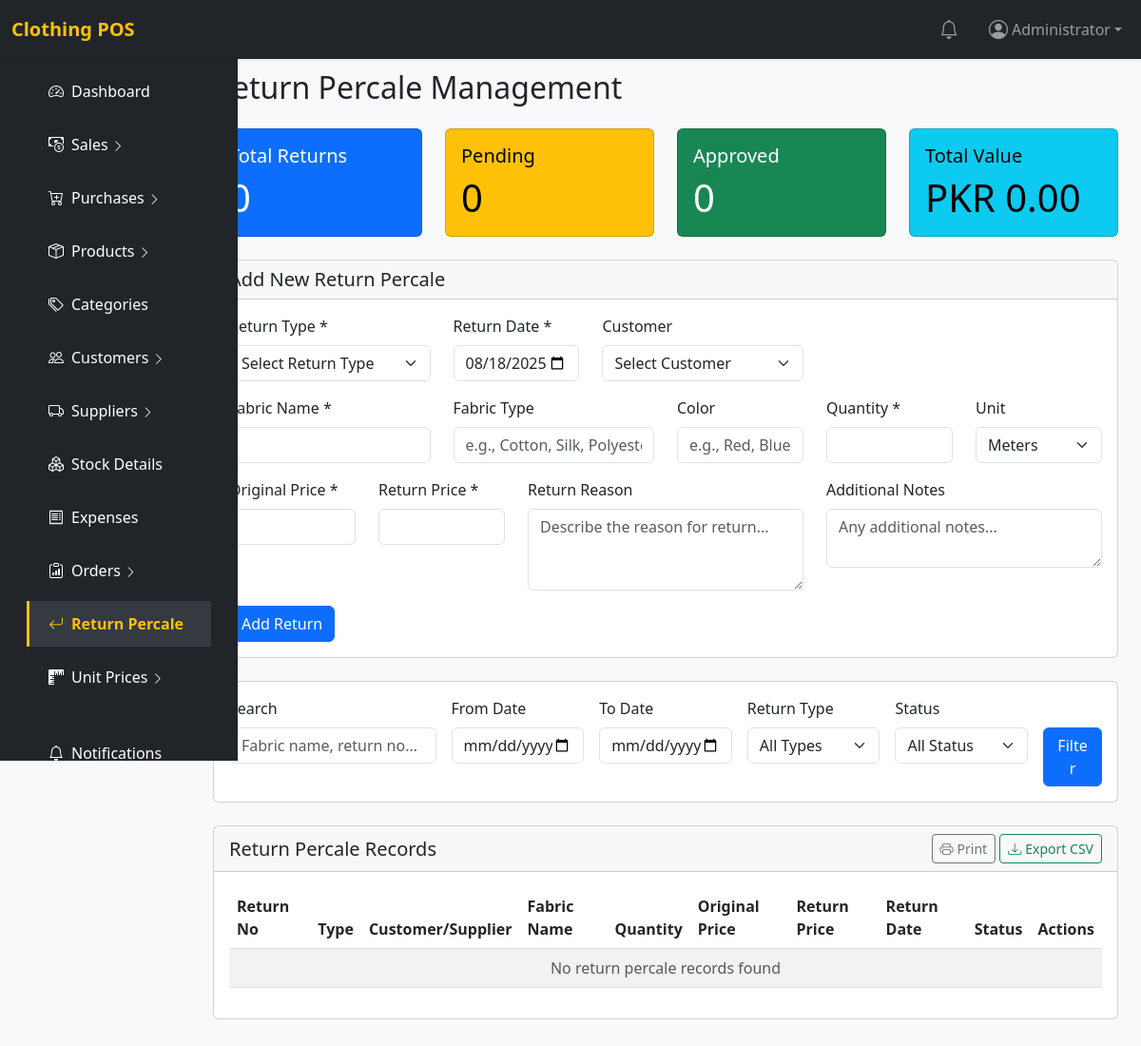
The app's page /return_percale.php (signed in), older data.
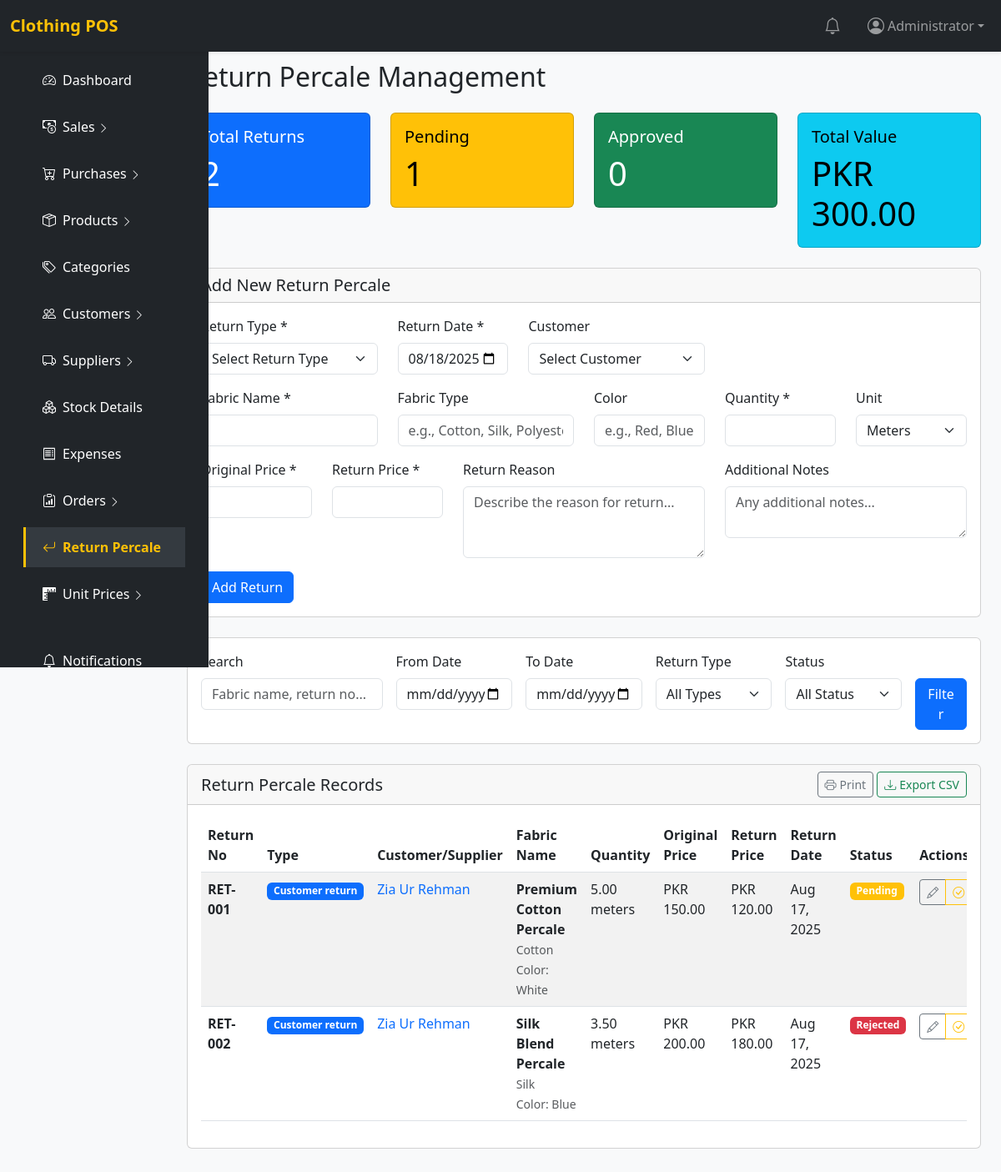
The same page, newer data.
### tables this page shows
CREATE TABLE `settings` (
  `id` int(11) NOT NULL,
  `setting_key` varchar(100) NOT NULL,
  `setting_value` text NOT NULL,
  `setting_description` text DEFAULT NULL,
  `setting_type` enum('text','number','select','textarea','boolean') DEFAULT 'text',
  `setting_group` varchar(50) DEFAULT 'general',
  `is_public` tinyint(1) DEFAULT 1,
  `created_at` timestamp NOT NULL DEFAULT current_timestamp(),
  `updated_at` timestamp NOT NULL DEFAULT current_timestamp() ON UPDATE current_timestamp()
);

CREATE TABLE `return_percale` (
  `id` int(11) NOT NULL,
  `return_no` varchar(50) NOT NULL,
  `return_type` enum('customer_return','supplier_return') NOT NULL DEFAULT 'customer_return',
  `customer_id` int(11) DEFAULT NULL,
  `supplier_id` int(11) DEFAULT NULL,
  `order_id` int(11) DEFAULT NULL,
  `purchase_id` int(11) DEFAULT NULL,
  `product_id` int(11) DEFAULT NULL,
  `fabric_name` varchar(255) NOT NULL,
  `fabric_type` varchar(100) DEFAULT NULL,
  `color` varchar(50) DEFAULT NULL,
  `quantity` decimal(10,2) NOT NULL,
  `unit` varchar(20) DEFAULT 'meters',
  `original_price` decimal(15,2) NOT NULL,
  `return_price` decimal(15,2) NOT NULL,
  `return_reason` text DEFAULT NULL,
  `return_date` date NOT NULL,
  `status` enum('pending','approved','rejected','completed') NOT NULL DEFAULT 'pending',
  `approved_by` int(11) DEFAULT NULL,
  `approved_date` date DEFAULT NULL,
  `notes` text DEFAULT NULL,
  `created_by` int(11) NOT NULL,
  `created_at` timestamp NOT NULL DEFAULT current_timestamp(),
  `updated_at` timestamp NOT NULL DEFAULT current_timestamp() ON UPDATE current_timestamp()
);

CREATE TABLE `customer` (
  `id` int(11) NOT NULL,
  `name` varchar(100) DEFAULT NULL,
  `address` varchar(255) NOT NULL,
  `mobile` varchar(30) NOT NULL,
  `email` varchar(100) NOT NULL,
  `opening_balance` decimal(15,2) NOT NULL DEFAULT 0.00,
  `status` tinyint(1) NOT NULL DEFAULT 1,
  `created_at` timestamp NOT NULL DEFAULT current_timestamp()
);

### includes/settings.php (called while the page is built, shortened)
<?php
function get_setting($key, $default = '') {
    global $pdo;
    try {
        $stmt = $pdo->query("SHOW TABLES LIKE 'settings'");
        $stmt = $pdo->prepare("SELECT setting_value FROM settings WHERE setting_key = ?");
        $stmt->execute([$key]);
        $result = $stmt->fetch(PDO::FETCH_ASSOC);
        if ($result && $result['setting_value'] !== null) {
            return $result['setting_value'];
        }
        return $default;
    } catch (Exception $e) {
        error_log("Error in get_setting for key '{$key}': " . $e->getMessage());
        $legacy_keys = ['company_name', 'company_address', 'company_phone', 'company_email', 'company_logo', 'currency_symbol'];
        if (in_array($key, $legacy_keys)) {
            try {
                $stmt = $pdo->prepare("SELECT company_name, company_address, company_phone, company_email, company_logo, currency FROM system_settings LIMIT 1");
                $stmt->execute();
                $result = $stmt->fetch(PDO::FETCH_ASSOC);
                if ($result) {
                    $fallback_map = [
                        'company_name' => $result['company_name'],
                        'company_address' => $result['company_address'],
                        'company_phone' => $result['company_phone'],
                        'company_email' => $result['company_email'],
                        'company_logo' => $result['company_logo'],
                        'currency_symbol' => $result['currency']
                    ];
                    if (isset($fallback_map[$key]) && $fallback_map[$key] !== null) {
                        return $fallback_map[$key];
                    }
                }
            } catch (Exception $e2) {
                error_log("Fallback error in get_setting for key '{$key}': " . $e2->getMessage());
            }
        }
        return $default;
    }
}
function format_currency($amount) {
    $symbol = get_setting('currency_symbol', 'PKR');
    return $symbol . ' ' . number_format($amount, 2);
}
?>

### return_percale.php (the view, shortened to what the rows shown need)
<?php
require_once 'includes/config.php';
require_once 'includes/settings.php';
$params = [];
$where_clause = '';
$query = "SELECT rp.*,
          c.name as customer_name,
          s.supplier_name,
          u.name as created_by_name,
          au.name as approved_by_name
          FROM return_percale rp
          LEFT JOIN customer c ON rp.customer_id = c.id
          LEFT JOIN supplier s ON rp.supplier_id = s.id
          LEFT JOIN system_users u ON rp.created_by = u.id
          LEFT JOIN system_users au ON rp.approved_by = au.id
          $where_clause
          ORDER BY rp.return_date DESC, rp.created_at DESC";
$stmt = $pdo->prepare($query);
$stmt->execute($params);
$returns = $stmt->fetchAll(PDO::FETCH_ASSOC);
$total_return_value = 0;
foreach ($returns as $return) {
    $total_return_value += $return['return_price'];
}
include 'includes/header.php';
?>
<div class="container-fluid">
    <div class="row">
        <main class="col-md-10 ms-sm-auto px-4 py-5" style="margin-top: 25px;">
            <h2 class="mb-4">Return Percale Management</h2>
            <div class="row mb-4">
                <div class="col-md-3">
                    <div class="card text-bg-info">
                        <div class="card-body">
                            <h5 class="card-title">Total Value</h5>
                            <p class="card-text display-6"><?= format_currency($total_return_value) ?></p>
                        </div>
                    </div>
                </div>
            </div>
            <div class="card">
                <div class="card-body">
                    <div class="table-responsive">
                        <table class="table table-striped table-hover" id="returnsTable">
                            <thead>
                                <tr>
                                    <th>Return No</th>
                                    <th>Type</th>
                                    <th>Customer/Supplier</th>
                                    <th>Fabric Name</th>
                                    <th>Quantity</th>
                                    <th>Original Price</th>
                                    <th>Return Price</th>
                                    <th>Return Date</th>
                                    <th>Status</th>
                                    <th>Actions</th>
                                </tr>
                            </thead>
                            <tbody>
                                <?php if (empty($returns)): ?>
                                    <tr>
                                        <td colspan="10" class="text-center text-muted">No return percale records found</td>
                                    </tr>
                                <?php else: ?>
                                    <?php foreach ($returns as $return): ?>
                                        <tr>
                                            <td>
                                                <strong><?= htmlspecialchars($return['return_no']) ?></strong>
                                            </td>
                                            <td>
                                                <span class="badge <?= $return['return_type'] === 'customer_return' ? 'bg-primary' : 'bg-info' ?>">
                                                    <?= ucfirst(str_replace('_', ' ', $return['return_type'])) ?>
                                                </span>
                                            </td>
                                            <td>
                                                <?php if ($return['return_type'] === 'customer_return' && $return['customer_name']): ?>
                                                    <span class="text-primary"><?= htmlspecialchars($return['customer_name']) ?></span>
                                                <?php elseif ($return['return_type'] === 'supplier_return' && $return['supplier_name']): ?>
                                                    <span class="text-info"><?= htmlspecialchars($return['supplier_name']) ?></span>
                                                <?php else: ?>
                                                    <span class="text-muted">N/A</span>
                                                <?php endif; ?>
                                            </td>
                                            <td>
                                                <div>
                                                    <strong><?= htmlspecialchars($return['fabric_name']) ?></strong>
                                                    <?php if ($return['fabric_type']): ?>
                                                        <br><small class="text-muted"><?= htmlspecialchars($return['fabric_type']) ?></small>
                                                    <?php endif; ?>
                                                    <?php if ($return['color']): ?>
                                                        <br><small class="text-muted">Color: <?= htmlspecialchars($return['color']) ?></small>
                                                    <?php endif; ?>
                                                </div>
                                            </td>
                                            <td>
                                                <?= $return['quantity'] ?> <?= $return['unit'] ?>
                                            </td>
                                            <td><?= format_currency($return['original_price']) ?></td>
                                            <td><?= format_currency($return['return_price']) ?></td>
                                            <td><?= date('M j, Y', strtotime($return['return_date'])) ?></td>
                                            <td>
                                                <?php
                                                $status_class = '';
                                                switch ($return['status']) {
                                                    case 'pending':
                                                        $status_class = 'bg-warning';
                                                        break;
                                                    case 'rejected':
                                                        $status_class = 'bg-danger';
                                                        break;
                                                }
                                                ?>
                                                <span class="badge <?= $status_class ?>">
                                                    <?= ucfirst($return['status']) ?>
                                                </span>
                                            </td>
                                            <td>
                                                <div class="btn-group" role="group">
                                                    <a href="?edit=<?= $return['id'] ?>" class="btn btn-sm btn-outline-secondary">
                                                        <i class="bi bi-pencil"></i>
                                                    </a>
                                                    <button type="button" class="btn btn-sm btn-outline-warning" data-bs-toggle="modal" data-bs-target="#statusModal<?= $return['id'] ?>">
                                                        <i class="bi bi-check-circle"></i>
                                                    </button>
                                                </div>
                                            </td>
                                        </tr>
                                    <?php endforeach; ?>
                                <?php endif; ?>
                            </tbody>
                        </table>
                    </div>
                </div>
            </div>
        </main>
    </div>
</div>
<?php include 'includes/footer.php'; ?>

Row changes from the older to the newer data that the page shows:
added settings: setting_value "PKR 300.00"
added return_percale: return_no "RET-001", return_type "Customer return", customer.name "Zia Ur Rehman", fabric_name "Premium Cotton Percale", fabric_type "Cotton", color "White", quantity "5.00", unit "meters", original_price.setting_value "PKR 150.00", return_price.setting_value "PKR 120.00", return_date "Aug 17, 2025", status "Pending"
added return_percale: return_no "RET-002", return_type "Customer return", customer.name "Zia Ur Rehman", fabric_name "Silk Blend Percale", fabric_type "Silk", color "Blue", quantity "3.50", unit "meters", original_price.setting_value "PKR 200.00", return_price.setting_value "PKR 180.00", return_date "Aug 17, 2025", status "Rejected"
Text that changed along with them:
$total_returns: "0" → "2"
$pending_returns: "0" → "1"
format_currency($total_return_value): "PKR 0.00" → (not shown)
text no longer shown: "No return percale records found"
